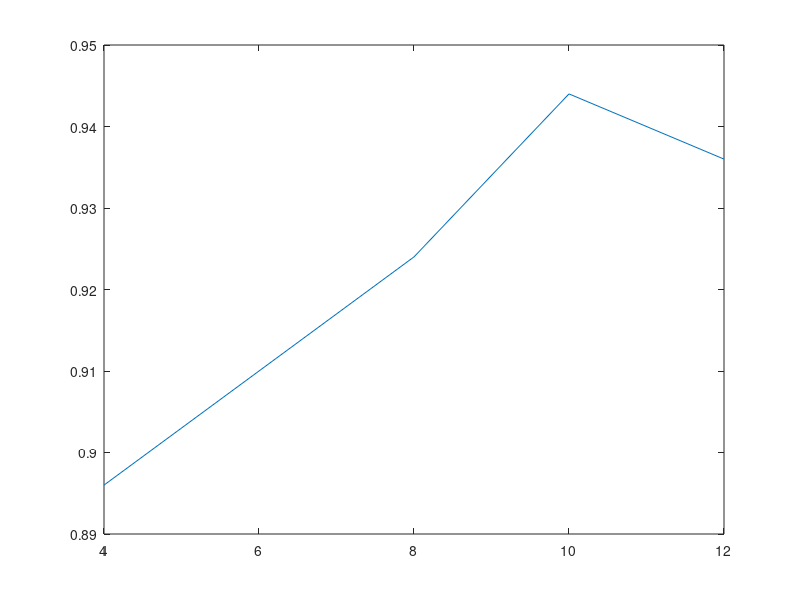
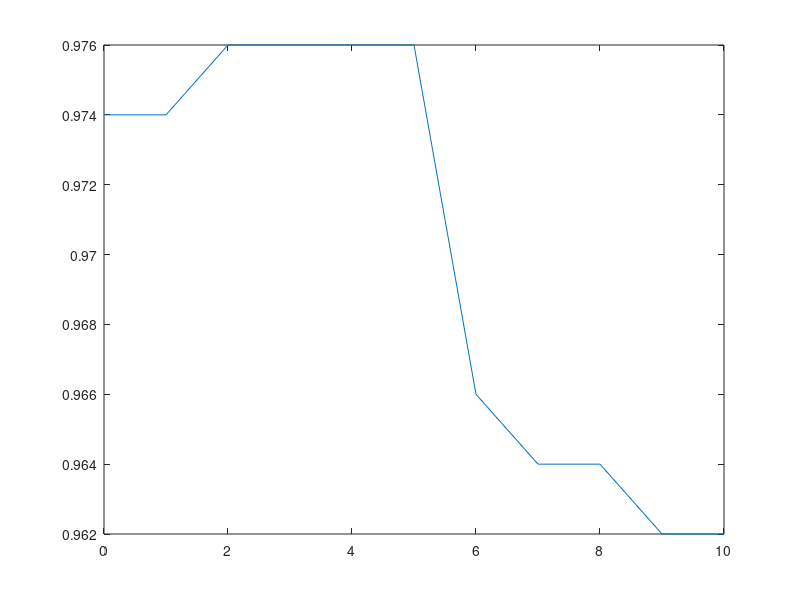
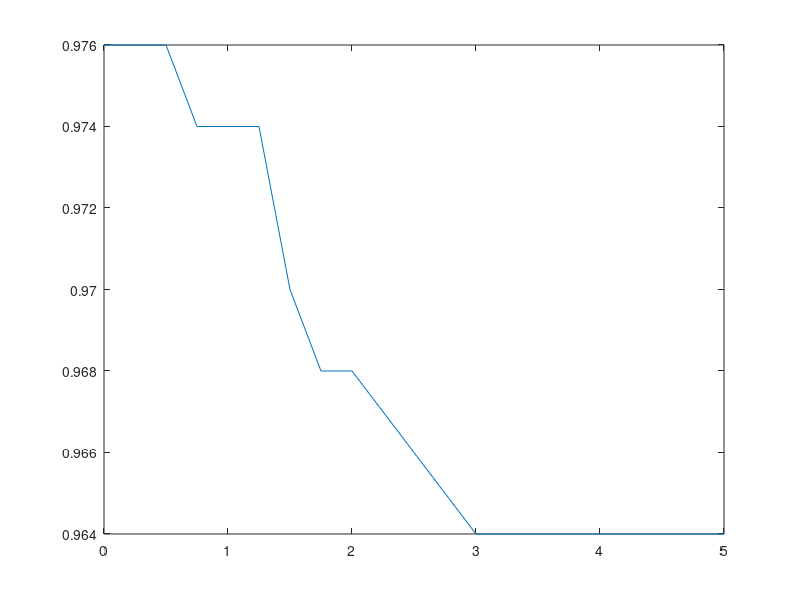

MATLAB code to generate these figures, in order:
total=500;
%th=4 444
x=[4,6,8,10,12];
acc1=[448,455,462,472,468]/500;
figure;
plot(x,acc1);

x2=[0,1,2,3,4,5,6,7,8,9,10];
acc2=[487,487,488,488,488,488,483,482,482,481,481]/500;
figure;
plot(x2,acc2);

b=[0,0.25,0.5,0.75,1,1.25,1.5,1.75,2,3,4,5];
acc3=[488,488,488,487,487,487,485,484,484,482,482,482]/500;
figure;
plot(b,acc3);